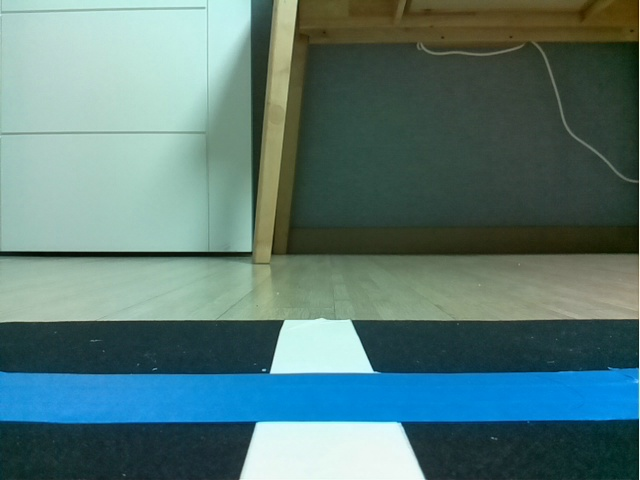
#> input picture agv_code/blue_path.jpg, 640 x 480 px, given in place of the camera
$ python 3_black_ROI.py
#> lines starting #> are read from the running program, lines starting #| are printed output that depends on the picture; after the words box and inside, x2 and y2 are one past the last pixel; in counts of white or black regions, pixels touching at a corner belong together
import cv2
import numpy as np

cap = cv2.VideoCapture(0)

while cap.isOpened():
    ret, frame = cap.read()
#> frame is the input picture: shape (480, 640, 3); mean B, G, R 117.9, 120.6, 87.9
    if not ret:
        break

    # 이미지를 hsv로 변환
    hsv = cv2.cvtColor(frame, cv2.COLOR_BGR2HSV)
#> hsv: shape (480, 640, 3); mean H, S, V 74.3, 98.6, 129.9

    # black hsv range
    lower_black = np.array([86, 0, 0])
    upper_black = np.array([179, 255, 255])

    # HSV
    black_mask = cv2.inRange(hsv, lower_black, upper_black)
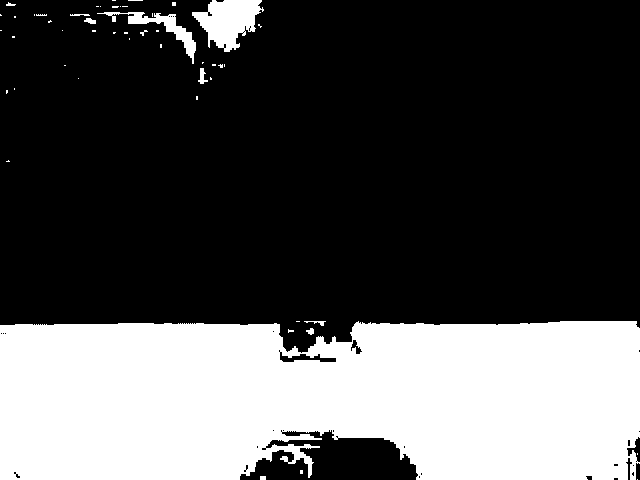
#> black_mask: shape (480, 640); 31.3% white; 51 white regions (41 under 20 px), largest, box (x1, y1, x2, y2) and area: (0, 321, 640, 480) 92339, (192, 0, 264, 52) 2192, (97, 12, 196, 64) 957

    # 검은색으로 출력
    black_result = cv2.bitwise_and(frame, frame, mask=black_mask)
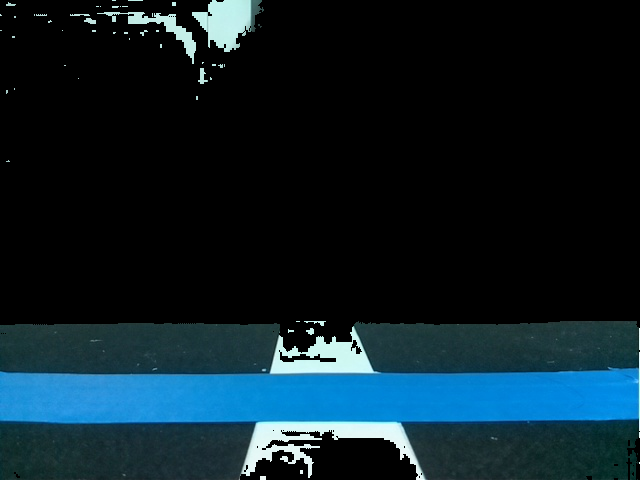
#> black_result: shape (480, 640, 3); mean B, G, R 39.7, 31.1, 12.3

    ############### ROI ######################
    height, width = frame.shape[:2]
#> height = 480; width = 640
    roi_top = height * 2 // 3 # 상단 경계
#> roi_top = 320
    roi_bottom = height # 하단 경계
#> roi_bottom = 480
    roi_left = 0 # 왼쪽 경계
    roi_right = width # 오른쪽 경계
#> roi_right = 640
    roi = black_result[roi_top:roi_bottom, roi_left:roi_right]
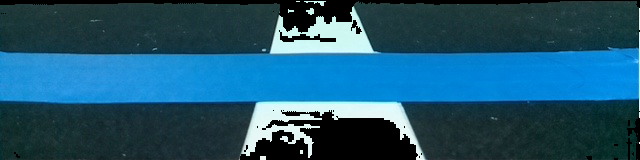
#> roi: shape (160, 640, 3); mean B, G, R 111.5, 85.5, 30.6

    # 결과 이미지 표시
    cv2.imshow("Original", frame)
    cv2.imshow("White", black_result)
    cv2.imshow("ROI", roi)

    # 'q' 키 누르면 종료
    if cv2.waitKey(25) & 0xFF == ord('q'):
#> (key q is pressed here)
        break

#> (the run stopped early here; a loop or call above may not have finished)

$ run again, on agv_code/red_blue_Yellow.jpg
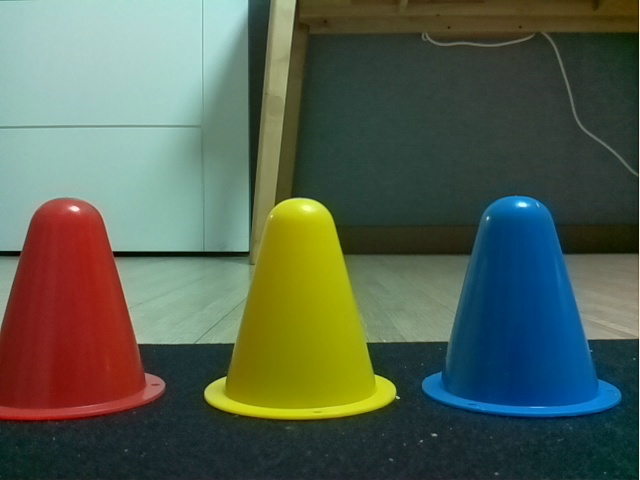
#> input picture agv_code/red_blue_Yellow.jpg, 640 x 480 px, given in place of the camera
#> frame is the input picture: shape (480, 640, 3); mean B, G, R 80.6, 96.8, 84.4
#> hsv: shape (480, 640, 3); mean H, S, V 64.8, 119.6, 111.1
#> `black_mask = cv2.inRange(hsv, lower_black, upper_black)`:
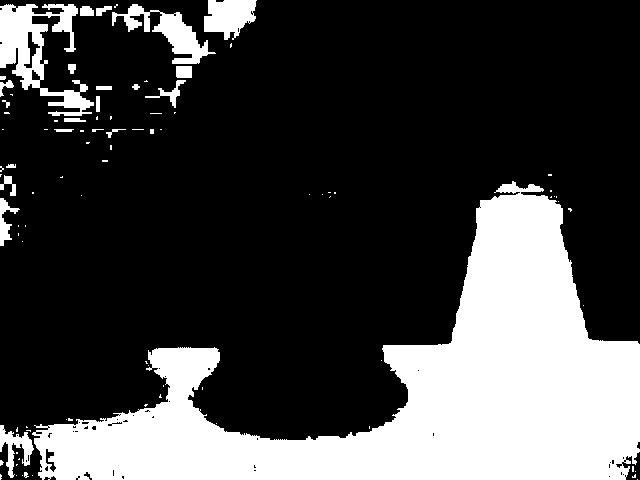
#> black_mask: shape (480, 640); 26.5% white; 91 white regions (66 under 20 px), largest, box (x1, y1, x2, y2) and area: (32, 181, 640, 480) 70993, (0, 4, 94, 116) 4171, (112, 4, 216, 64) 1990
#> `roi = black_result[roi_top:roi_bottom, roi_left:roi_right]`:
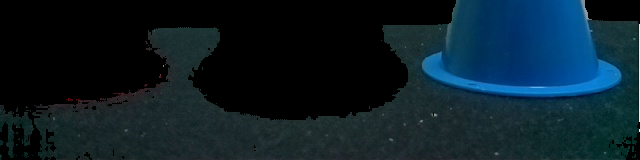
#> roi: shape (160, 640, 3); mean B, G, R 39.1, 29.7, 11.5

$ run again, on agv_code/red_path.jpg
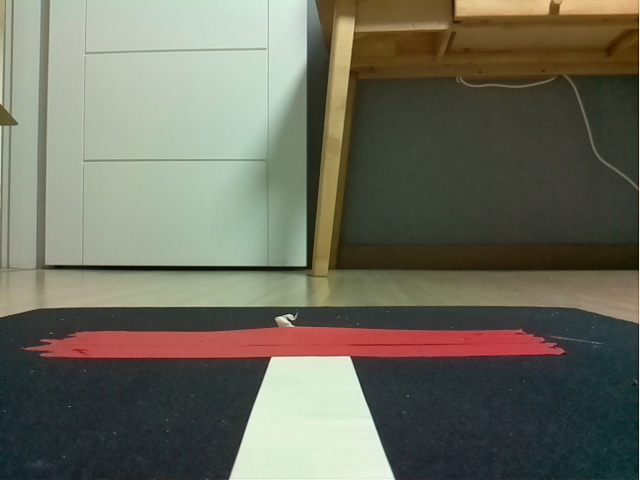
#> input picture agv_code/red_path.jpg, 640 x 480 px, given in place of the camera
#> frame is the input picture: shape (480, 640, 3); mean B, G, R 93.7, 108.2, 108.2
#> hsv: shape (480, 640, 3); mean H, S, V 54.4, 68.1, 116.9
#> `black_mask = cv2.inRange(hsv, lower_black, upper_black)`:
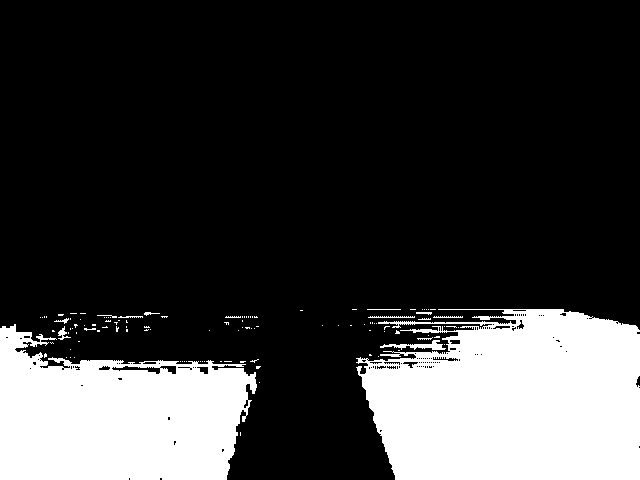
#> black_mask: shape (480, 640); 22.9% white; 116 white regions (101 under 20 px), largest, box (x1, y1, x2, y2) and area: (356, 309, 640, 480) 40201, (0, 324, 257, 480) 28992, (380, 340, 446, 350) 265
#> `roi = black_result[roi_top:roi_bottom, roi_left:roi_right]`:
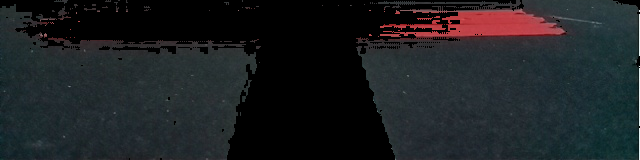
#> roi: shape (160, 640, 3); mean B, G, R 34.7, 32.2, 29.2
